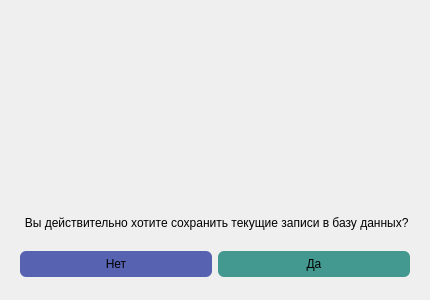
<?xml version="1.0" encoding="UTF-8"?>
<ui version="4.0">
 <class>DialogSaveToDb</class>
 <widget class="QDialog" name="DialogSaveToDb">
  <property name="geometry">
   <rect>
    <x>0</x>
    <y>0</y>
    <width>430</width>
    <height>300</height>
   </rect>
  </property>
  <property name="minimumSize">
   <size>
    <width>430</width>
    <height>300</height>
   </size>
  </property>
  <property name="maximumSize">
   <size>
    <width>430</width>
    <height>300</height>
   </size>
  </property>
  <property name="windowTitle">
   <string>Dialog</string>
  </property>
  <layout class="QVBoxLayout" name="verticalLayout">
   <item>
    <widget class="QFrame" name="frame">
     <property name="styleSheet">
      <string notr="true">border:none;</string>
     </property>
     <property name="frameShape">
      <enum>QFrame::Shape::StyledPanel</enum>
     </property>
     <property name="frameShadow">
      <enum>QFrame::Shadow::Raised</enum>
     </property>
     <layout class="QVBoxLayout" name="verticalLayout_2">
      <property name="spacing">
       <number>0</number>
      </property>
      <property name="leftMargin">
       <number>0</number>
      </property>
      <property name="topMargin">
       <number>0</number>
      </property>
      <property name="rightMargin">
       <number>0</number>
      </property>
      <property name="bottomMargin">
       <number>0</number>
      </property>
      <item>
       <widget class="QFrame" name="frame_2">
        <property name="styleSheet">
         <string notr="true">border:none;
</string>
        </property>
        <property name="frameShape">
         <enum>QFrame::Shape::StyledPanel</enum>
        </property>
        <property name="frameShadow">
         <enum>QFrame::Shadow::Raised</enum>
        </property>
        <layout class="QVBoxLayout" name="verticalLayout_3">
         <property name="spacing">
          <number>0</number>
         </property>
         <property name="leftMargin">
          <number>0</number>
         </property>
         <property name="topMargin">
          <number>0</number>
         </property>
         <property name="rightMargin">
          <number>0</number>
         </property>
         <property name="bottomMargin">
          <number>0</number>
         </property>
         <item>
          <widget class="QLabel" name="label_to_save">
           <property name="sizePolicy">
            <sizepolicy hsizetype="Expanding" vsizetype="Expanding">
             <horstretch>0</horstretch>
             <verstretch>0</verstretch>
            </sizepolicy>
           </property>
           <property name="text">
            <string/>
           </property>
           <property name="pixmap">
            <pixmap resource="../qrc/main.qrc">:/images/images/db.png</pixmap>
           </property>
           <property name="scaledContents">
            <bool>true</bool>
           </property>
          </widget>
         </item>
         <item>
          <widget class="QFrame" name="frame_4">
           <property name="frameShape">
            <enum>QFrame::Shape::StyledPanel</enum>
           </property>
           <property name="frameShadow">
            <enum>QFrame::Shadow::Raised</enum>
           </property>
           <layout class="QHBoxLayout" name="horizontalLayout_2">
            <item>
             <widget class="QLabel" name="label_save_message">
              <property name="font">
               <font>
                <family>Arial</family>
                <pointsize>9</pointsize>
                <bold>false</bold>
               </font>
              </property>
              <property name="text">
               <string> Вы действительно хотите сохранить текущие записи в базу данных?</string>
              </property>
              <property name="alignment">
               <set>Qt::AlignmentFlag::AlignCenter</set>
              </property>
             </widget>
            </item>
           </layout>
          </widget>
         </item>
        </layout>
       </widget>
      </item>
      <item>
       <widget class="QFrame" name="frame_3">
        <property name="minimumSize">
         <size>
          <width>0</width>
          <height>50</height>
         </size>
        </property>
        <property name="maximumSize">
         <size>
          <width>16777215</width>
          <height>50</height>
         </size>
        </property>
        <property name="styleSheet">
         <string notr="true">border:none;</string>
        </property>
        <property name="frameShape">
         <enum>QFrame::Shape::StyledPanel</enum>
        </property>
        <property name="frameShadow">
         <enum>QFrame::Shadow::Raised</enum>
        </property>
        <layout class="QHBoxLayout" name="horizontalLayout">
         <item>
          <widget class="QPushButton" name="button_cancel">
           <property name="styleSheet">
            <string notr="true">border:none;
background-color:rgb(87, 99, 177);
padding:6px;
border-radius:6px;</string>
           </property>
           <property name="text">
            <string>Нет</string>
           </property>
          </widget>
         </item>
         <item>
          <widget class="QPushButton" name="button_ok">
           <property name="styleSheet">
            <string notr="true">border:none;
background-color:rgb(67, 153, 143);
padding:6px;
border-radius:6px;</string>
           </property>
           <property name="text">
            <string>Да</string>
           </property>
          </widget>
         </item>
        </layout>
       </widget>
      </item>
     </layout>
    </widget>
   </item>
  </layout>
 </widget>
 <resources>
  <include location="../qrc/main.qrc"/>
  <include location="C:/msys64/mingw64/qrc/main.qrc"/>
 </resources>
 <connections/>
</ui>
